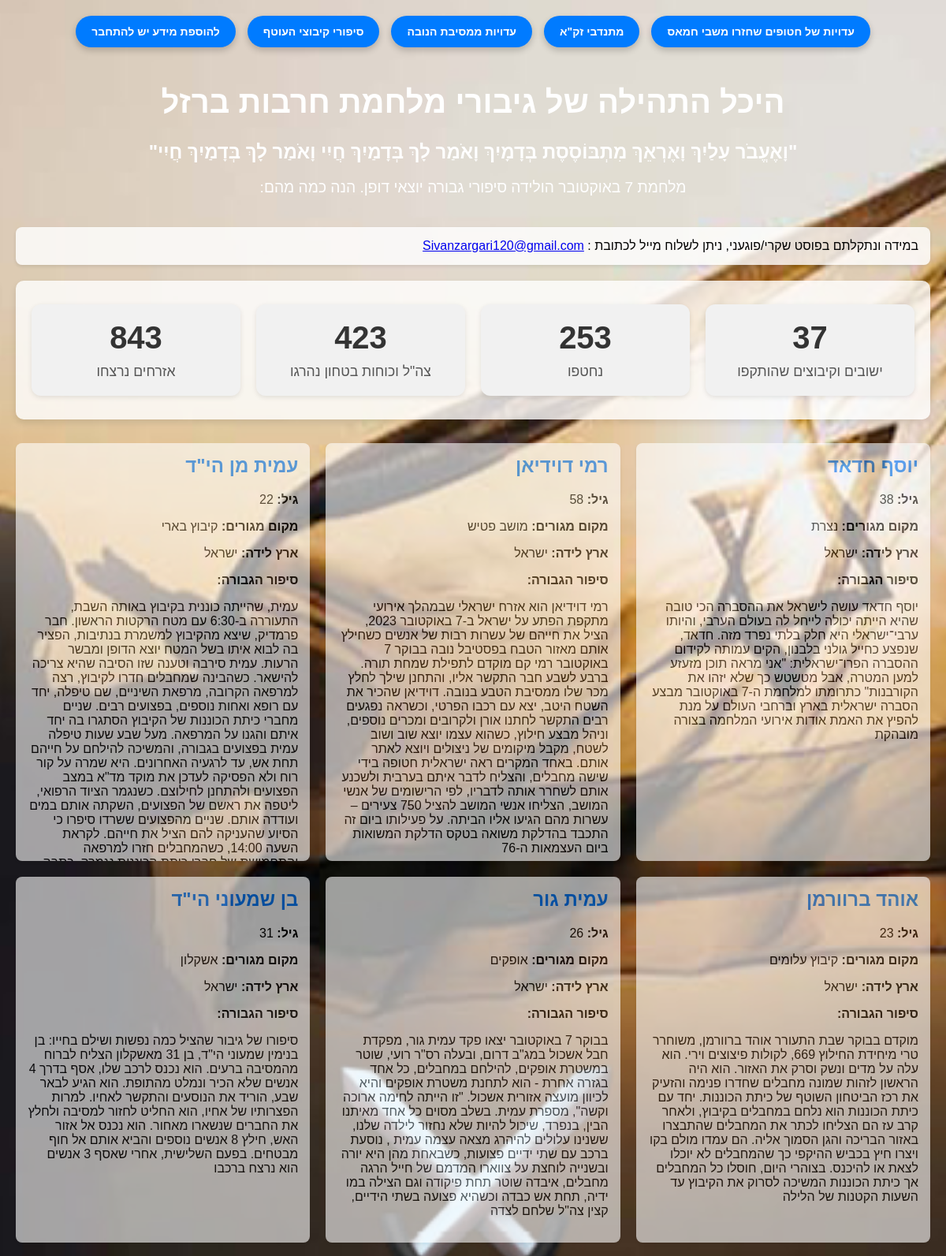
The page /hall-of-fame/ (upper part) on the database its author committed.
### ironSwordsApp/models.py (models this page shows, shortened)
class Hero(models.Model):
    user = models.ForeignKey(User, on_delete=models.SET_NULL, null=True)
    first_name = models.CharField(max_length=100)
    last_name = models.CharField(max_length=100)
    age = models.IntegerField()
    hometown = models.CharField(max_length=100)
    country_of_birth = models.CharField(max_length=100)
    hero_story = models.TextField()
    image = models.ImageField(upload_to='heroes_images/', blank=True, null=True)

### ironSwordsApp/views.py (the view)
# urls.py: path('hall-of-fame/', views.hall_of_fame, name='hall_of_fame'),
def hall_of_fame(request):
    heroes = Hero.objects.all()
    return render(request, 'home.html', {'heroes': heroes})

### ironSwordsApp/templates/home.html (shortened to what this page needs)
<!DOCTYPE html>
<html lang="en">
<head>
    {% load static %}
</head>
<body>
    <div class="bg">
        <div class="button-container">
            <a href="{% url 'login' %}?next={% url 'add_hero' %}">להוספת מידע יש להתחבר</a>
            <a href="{% url 'kibbutz_stories' %}">סיפורי קיבוצי העוטף</a>
            <a href="{% url 'nova_party_evidence' %}">עדויות ממסיבת הנובה</a>
            <a href="{% url 'zaka_people' %}">מתנדבי זק"א</a>
            <a href="{% url 'testimonies-abductees' %}">עדויות של חטופים שחזרו משבי חמאס</a>
        </div>
        <div class="header">
            <h1>היכל התהילה של גיבורי מלחמת חרבות ברזל</h1>
            <h2>"וָאֶעֱבֹר עָלַיִךְ וָאֶרְאֵךְ מִתְבּוֹסֶסֶת בְּדָמָיִךְ וָאֹמַר לָךְ בְּדָמַיִךְ חֲיִי וָאֹמַר לָךְ בְּדָמַיִךְ חֲיִי"</h2>
            <p>:מלחמת 7 באוקטובר הולידה סיפורי גבורה יוצאי דופן. הנה כמה מהם</p>
        </div>
        <div class="ad-square">
            במידה ונתקלתם בפוסט שקרי/פוגעני, ניתן לשלוח מייל לכתובת :
            <a href="mailto:Sivanzargari120@gmail.com">Sivanzargari120@gmail.com</a>
        </div>
        <div class="stats-section">
            <div class="stat-item">
                <h4 class="stat-number">843</h4>
                <h5 class="stat-label">אזרחים נרצחו</h5>
            </div>
            <div class="stat-item">
                <h4 class="stat-number">423</h4>
                <h5 class="stat-label">צה"ל וכוחות בטחון נהרגו</h5>
            </div>
            <div class="stat-item">
                <h4 class="stat-number">253</h4>
                <h5 class="stat-label">נחטפו</h5>
            </div>
            <div class="stat-item">
                <h4 class="stat-number">37</h4>
                <h5 class="stat-label">ישובים וקיבוצים שהותקפו</h5>
            </div>
        </div>
        <div class="hero-grid">
            {% for hero in heroes %}
            <div class="hero-box">
                <h2>{{ hero.first_name }} {{ hero.last_name }}</h2>
                <p><strong>גיל:</strong> {{ hero.age }}</p>
                <p><strong>מקום מגורים:</strong> {{ hero.hometown }}</p>
                <p><strong>ארץ לידה:</strong> {{ hero.country_of_birth }}</p>
                <p><strong>:סיפור הגבורה</strong></p>
                <p>{{ hero.hero_story }}</p>
            </div>
            {% endfor %}
        </div>
    </div>
</body>
</html>

### rows shown on the page
Hero: first_name "עמית", last_name "מן הי\"ד", age "22", hometown "קיבוץ בארי", country_of_birth "ישראל", hero_story "עמית, שהייתה כוננית בקיבוץ באותה השבת, התעוררה ב-6:30 עם מטח הרקטות הראשון. חבר פרמדיק, שיצא מהקיבוץ למשמרת בנתיבות, הפציר בה לבוא איתו בשל המטח יוצא הדופן ומבשר הרעות. עמית סירבה וטענה שזו הסיבה שהיא צריכה להישאר. כשהבינה שמחבלים חדרו לקיבוץ, רצה למרפאה הקרובה, מרפאת השיניים, שם טיפלה, יחד עם רופא ואחות נוספים, בפצועים רבים. שניים מחברי כיתת הכוננות של הקיבוץ הסתגרו בה יחד איתם והגנו על המרפאה. מעל שבע שעות טיפלה עמית בפצועים בגבורה, והמשיכה להילחם על חייהם תחת אש, עד לרגעיה האחרונים. היא שמרה על קור רוח ולא הפסיקה לעדכן את מוקד מד\"א במצב הפצועים ולהתחנן לחילוצם. כשנגמר הציוד הרפואי, ליטפה את ראשם של הפצועים, השקתה אותם במים ועודדה אותם. שניים מהפצועים ששרדו סיפרו כי הסיוע שהעניקה להם הציל…"
Hero: first_name "רמי", last_name "דוידיאן", age "58", hometown "מושב פטיש", country_of_birth "ישראל", hero_story "רמי דוידיאן הוא אזרח ישראלי שבמהלך אירועי מתקפת הפתע על ישראל ב-7 באוקטובר 2023, הציל את חייהם של עשרות רבות של אנשים כשחילץ אותם מאזור הטבח בפסטיבל נובה בבוקר 7 באוקטובר רמי קם מוקדם לתפילת שמחת תורה. ברבע לשבע חבר התקשר אליו, והתחנן שילך לחלץ מכר שלו ממסיבת הטבע בנובה. דוידיאן שהכיר את השטח היטב, יצא עם רכבו הפרטי, וכשראה נפגעים רבים התקשר לחתנו אורן ולקרובים ומכרים נוספים, וניהל מבצע חילוץ, כשהוא עצמו יוצא שוב ושוב לשטח, מקבל מיקומים של ניצולים ויוצא לאתר אותם. באחד המקרים ראה ישראלית חטופה בידי שישה מחבלים, והצליח לדבר איתם בערבית ולשכנע אותם לשחרר אותה לדבריו, לפי הרישומים של אנשי המושב, הצליחו אנשי המושב להציל 750 צעירים – עשרות מהם הגיעו אליו הביתה. על פעילותו ביום זה התכבד בהדלקת…"
Hero: first_name "יוסף", last_name "חדאד", age "38", hometown "נצרת", country_of_birth "ישראל", hero_story "יוסף חדאד עושה לישראל את ההסברה הכי טובה שהיא הייתה יכולה לייחל לה בעולם הערבי, והיותו ערבי־ישראלי היא חלק בלתי נפרד מזה. חדאד, שנפצע כחייל גולני בלבנון, הקים עמותה לקידום ההסברה הפרו־ישראלית: \"אני מראה תוכן מזעזע למען המטרה, אבל מטשטש כך שלא יזהו את הקורבנות\" כתרומתו למלחמת ה-7 באוקטובר מבצע הסברה ישראלית בארץ וברחבי העולם על מנת להפיץ את האמת אודות אירועי המלחמה בצורה מובהקת"
Hero: first_name "בן", last_name "שמעוני הי\"ד", age "31", hometown "אשקלון", country_of_birth "ישראל", hero_story "סיפורו של גיבור שהציל כמה נפשות ושילם בחייו: בן בנימין שמעוני הי\"ד, בן 31 מאשקלון הצליח לברוח מהמסיבה ברעים. הוא נכנס לרכב שלו, אסף בדרך 4 אנשים שלא הכיר ונמלט מהתופת. הוא הגיע לבאר שבע, הוריד את הנוסעים והתקשר לאחיו. למרות הפצרותיו של אחיו, הוא החליט לחזור למסיבה ולחלץ את החברים שנשארו מאחור. הוא נכנס אל אזור האש, חילץ 8 אנשים נוספים והביא אותם אל חוף מבטחים. בפעם השלישית, אחרי שאסף 3 אנשים הוא נרצח ברכבו"
Hero: first_name "עמית", last_name "גור", age "26", hometown "אופקים", country_of_birth "ישראל", hero_story "בבוקר 7 באוקטובר יצאו פקד עמית גור, מפקדת חבל אשכול במג\"ב דרום, ובעלה רס\"ר רועי, שוטר במשטרת אופקים, להילחם במחבלים, כל אחד בגזרה אחרת - הוא לתחנת משטרת אופקים והיא לכיוון מועצה אזורית אשכול. \"זו הייתה לחימה ארוכה וקשה\", מספרת עמית. בשלב מסוים כל אחד מאיתנו הבין, בנפרד, שיכול להיות שלא נחזור לילדה שלנו, ששנינו עלולים להיהרג מצאה עצמה עמית , נוסעת ברכב עם שתי ידיים פצועות, כשבאחת מהן היא יורה ובשנייה לוחצת על צווארו המדמם של חייל הרגה מחבלים, איבדה שוטר תחת פיקודה וגם הצילה במו ידיה, תחת אש כבדה וכשהיא פצועה בשתי הידיים, קצין צה\"ל שלחם לצדה"
Hero: first_name "אוהד", last_name "ברוורמן", age "23", hometown "קיבוץ עלומים", country_of_birth "ישראל", hero_story "מוקדם בבוקר שבת התעורר אוהד ברוורמן, משוחרר טרי מיחידת החילוץ 669, לקולות פיצוצים וירי. הוא עלה על מדים ונשק וסרק את האזור. הוא היה הראשון לזהות שמונה מחבלים שחדרו פנימה והזעיק את רכז הביטחון השוטף של כיתת הכוננות. יחד עם כיתת הכוננות הוא נלחם במחבלים בקיבוץ, ולאחר קרב עז הם הצליחו לכתר את המחבלים שהתבצרו באזור הבריכה והגן הסמוך אליה. הם עמדו מולם בקו ויצרו חיץ בכביש ההיקפי כך שהמחבלים לא יוכלו לצאת או להיכנס. בצוהרי היום, חוסלו כל המחבלים אך כיתת הכוננות המשיכה לסרוק את הקיבוץ עד השעות הקטנות של הלילה"
